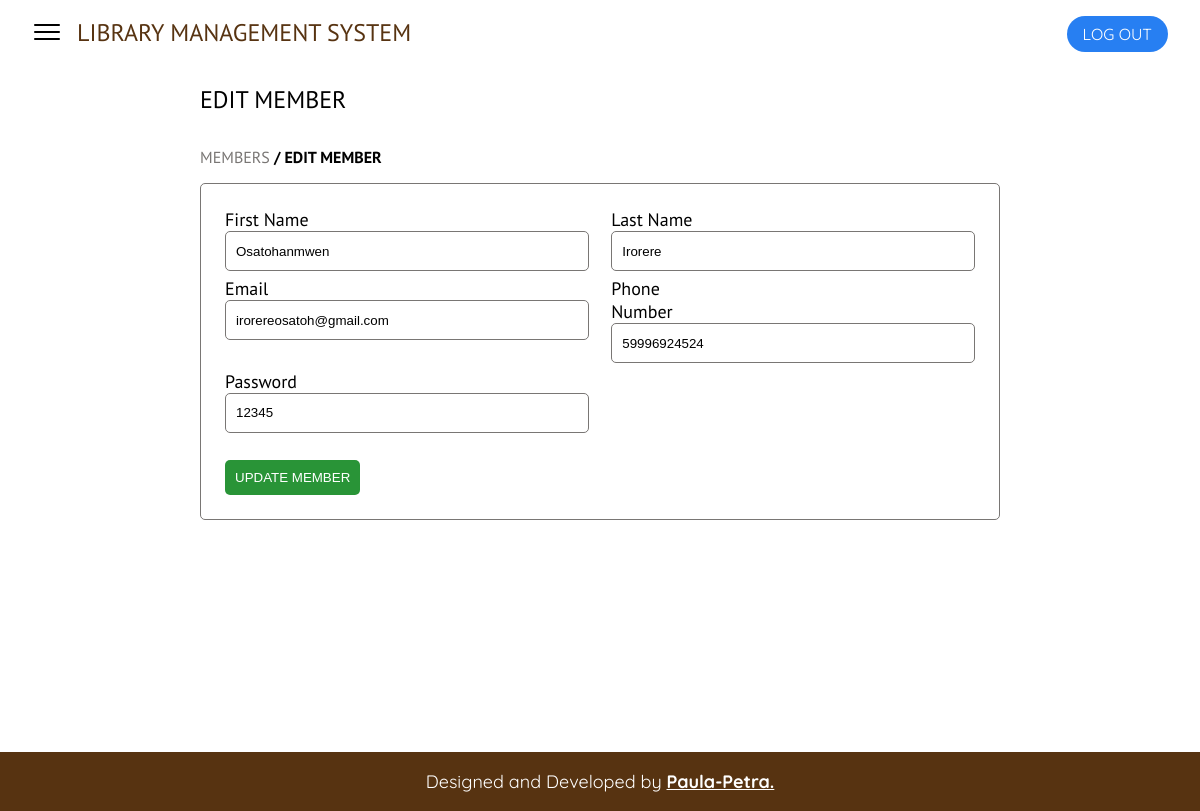
/edit_member.php?id=2 (signed in), run on the app's committed database.
### tables this page shows
CREATE TABLE `signup_form` (
  `id` int(11) NOT NULL,
  `firstName` varchar(50) NOT NULL,
  `lastName` varchar(50) NOT NULL,
  `phoneNumber` varchar(12) NOT NULL,
  `email` varchar(50) NOT NULL,
  `password` varchar(12) NOT NULL
);

### edit_member.php (the view, shortened to what this page needs)
<?php
$conn = new mysqli('localhost', 'root', '', 'librarymanagementsystem');
?>
<!DOCTYPE html>
    <html lang="en">
    <head>
        <link rel="stylesheet" href="style.css">
    </head>
    <body class="dashboard-body">
            <header class="page-header">
                <nav class="nav-bar" id="main-nav">
                    <div class="div1">
                        <a class="menu-icon" id="open-nav"><img src="imgs/icons8-menu-30.png" alt=""></a>
                        <a href="index.html" class="page-title">LIBRARY MANAGEMENT SYSTEM</a>
                    </div>
                    <div>
                        <ul class="main-nav-list">
                            <li class="nav-user" id="nav-admin"><a href="logout.php">LOG OUT</a></li>
                        </ul>
                    </div>
                </nav>
            </header>
            <main class="">
            <section class="dashboard-container">
                    <div class="page-box">
                        <div class="section-title">
                            <h2>EDIT MEMBER</h2>
                        </div>
                        <div class="members-nav">
                            <p><a href="members.php">MEMBERS</a> / EDIT MEMBER</p>
                        </div>
                        <div class="member-body">
                        <?php
                        if(isset($_GET['id'])){
                            $member_id = $_GET['id'];
                            $members = "SELECT * FROM signup_form WHERE id='$member_id' ";
                            $members_run = mysqli_query($conn, $members);
                            if(mysqli_num_rows($members_run) > 0){
                                foreach($members_run as $member){
                                    ?>
                                         <form class="editmember-form">
                                            <div class="editform-container">
                                                <div class="edit-inputs">
                                                    <div class="form-control">
                                                        <label for="firstName">First Name</label>
                                                        <input type="text" name="firstName" value="<?=$member['firstName'];?>" id="firstName">
                                                    </div>
                                                    <div class="form-control">
                                                        <label for="firstName">Last Name</label>
                                                        <input type="text" name="lastName" value="<?=$member['lastName'];?>" id="lastName">
                                                    </div>
                                                    <div class="form-control">
                                                        <label for="email">Email</label>
                                                        <input type="email" name="email" value="<?=$member['email'];?>" id="email">
                                                    </div>
                                                    <div class="form-control">
                                                        <label for="firstName">Phone Number</label>
                                                        <input type="tel" name="phoneNo" value="<?=$member['phoneNumber'];?>" id="phoneNo">
                                                    </div>
                                                    <div class="form-control">
                                                        <label for="Password">Password</label>
                                                        <input type="text" name="password" value="<?=$member['password'];?>" id="password">
                                                    </div>
                                                </div>
                                                <div>
                                                    <button onclick="checkInputs()" type="submit" class="edit">UPDATE MEMBER</button>
                                                </div>
                                            </div>
                                        </form>
                                    <?php
                                }
                            } else {
                                ?>
                                <h4>No Record Found</h4>
                                <?php
                            }
                        }
                        ?>
                        </div>
                    </div>
                </section>
            </main>
            <footer>
                <p>Designed and Developed by <b><a href="https://portfolio-task.paulapetra.repl.co/" target="_blank">Paula-Petra.</a></b></p>
            </footer>
    </body>
</html>

### style.css (style rules this page uses)
* { margin: 0; padding: 0; box-sizing: border-box; }
html { scroll-behavior: smooth; }
body { background-color: #fff; }
a { text-decoration: none; }
header { background-color: #fff; width: 100%; display: flex; flex-direction: row; align-items: center; position: fixed; top: 0; z-index: 2; }
.nav-bar { padding: 1em 2em; width: 100%; display: flex; flex-direction: row; justify-content: space-between; align-items: center; }
.page-title { font-family: 'PT Sans', sans-serif; font-size: 1.5em; color: #573311; }
.main-nav-list { display: flex; flex-direction: row; justify-content: space-between; align-items: center; list-style: none; font-family: 'Quicksand', sans-serif; }
.main-nav-list li { margin: 0 1em; transition-duration: 0.5s; }
#nav-admin { margin-right: 0; background-color: #277ff2; }
.nav-user { padding: 0.5em 1em; border-radius: 30px; }
.nav-user a { color: #fff; }
.section-title { width: 60%; }
footer p { font-family: 'Quicksand', sans-serif; font-size: 1.125em; text-align: center; padding: 1em 0; color: #fff; background-color: #573311; }
footer p a { color: #fff; text-decoration: underline; transition: 0.2s; }
.dashboard-body main { height: 94vh; }
.div1 { display: flex; gap: 15px; }
.menu-icon { cursor: pointer; }
.dashboard-body .dashboard-container { height: 80%; }
.dashboard-container { padding-top: 4.25em; height: 100%; display: flex; flex-direction: column; align-items: center; }
.dashboard-container>* { font-family: 'PT Sans', sans-serif; }
.page-box { max-height: 100%; width: 80%; height: 100%; padding: 1em 5em; }
.page-box .section-title { margin: 0 0 2em; }
.page-box .section-title h2 { font-weight: 400; }
.edit { background-color: #299437; color: white; transition: 0.2s; }
.members-nav { margin-bottom: 1em; }
.members-nav p { font-weight: 600; }
.members-nav a { font-weight: 400; transition: 0.2s; color: #797674; }
.editmember-form { border: 1px solid #797674; padding: 1.5em; border-radius: 5px; }
.edit-inputs { width: 100%; display: grid; grid-template-areas: 'a b' 'c d'; gap: 3%; margin-bottom: 40px; }
.edit-inputs:nth-child(1) { grid-area: a; }
.edit-inputs div { width: 100%; display: flex; flex-direction: column; }
.edit-inputs div label { width: 30%; font-size: 1.125em; }
.edit-inputs div input { height: 40px; border-radius: 5px; border: 1px solid #797674; padding: 10px; }
.editform-container div button { border: 0; border-radius: 5px; padding: 0.75em; }

### data on the page
signup_form: firstName "Osatohanmwen", lastName "Irorere", email "irorereosatoh@gmail.com", phoneNo "59996924524", password "12345"
